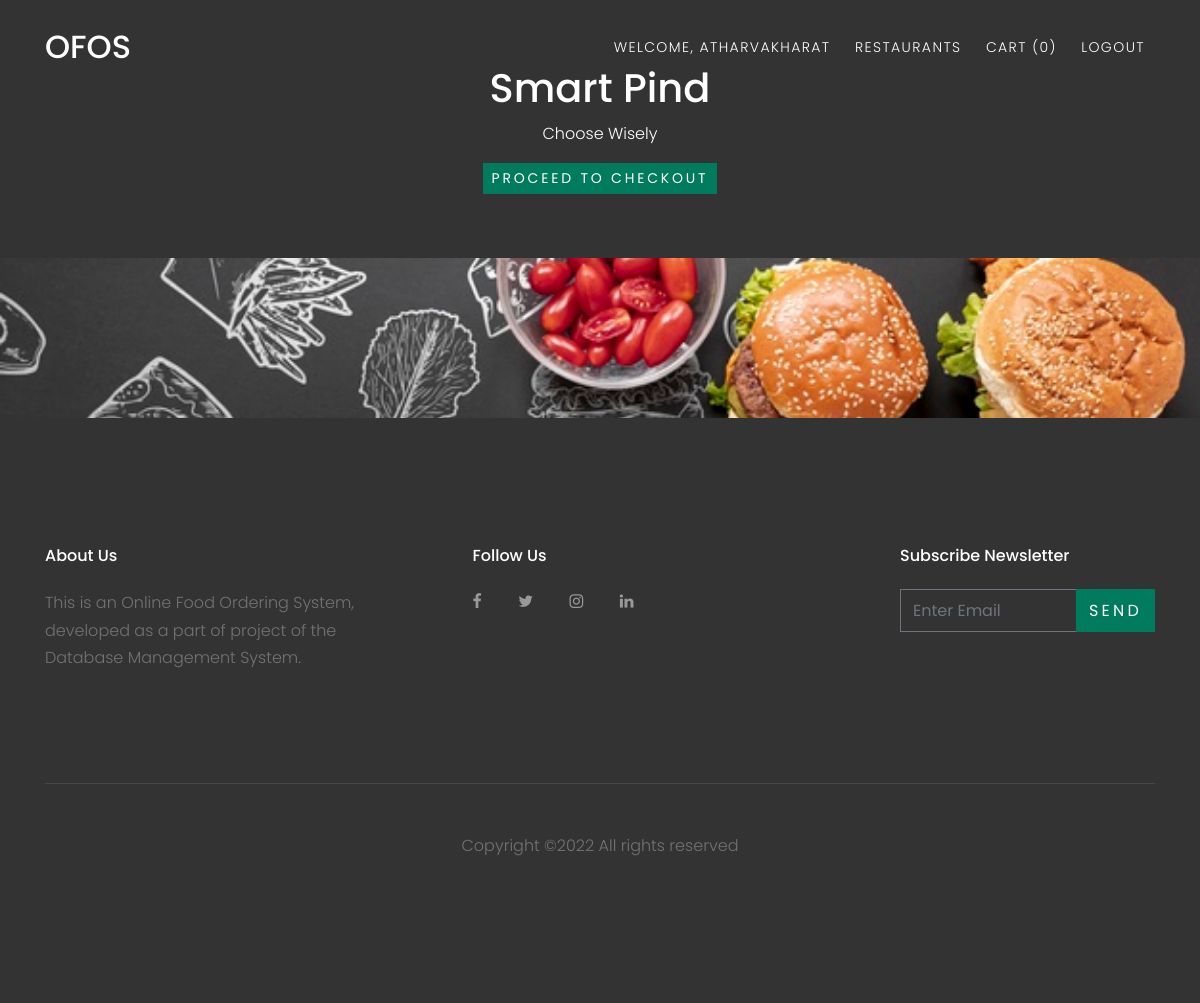
Before: /restaurant.php?rid=2 (signed in) with the older database file.
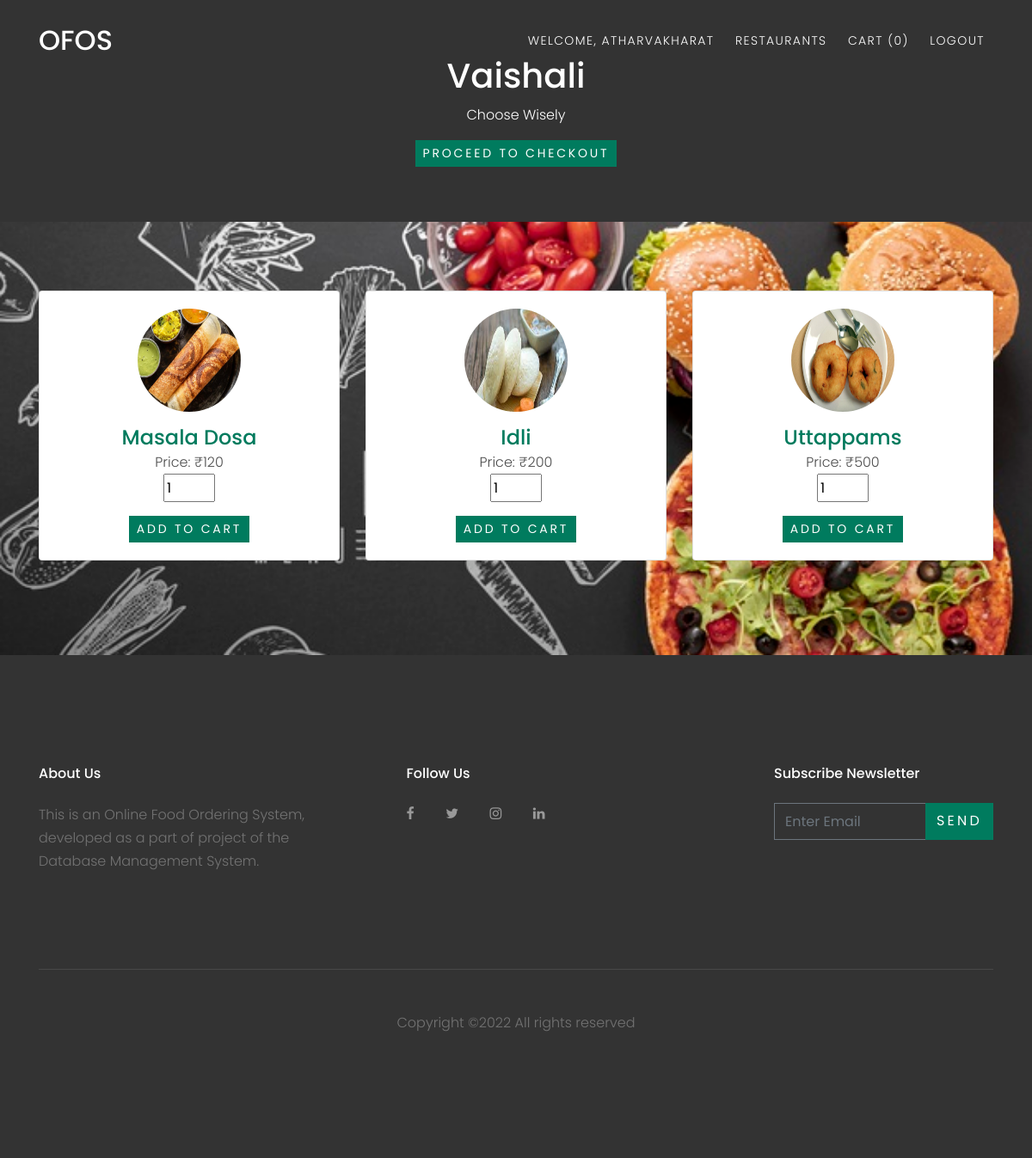
After: the same page with the newer database file.
### tables this page shows
CREATE TABLE `restaurant` (
  `R_ID` int(30) NOT NULL,
  `name` varchar(30) NOT NULL,
  `location` varchar(30) NOT NULL,
  `phone_number` varchar(30) NOT NULL,
  `rating` float(2,1) NOT NULL
);

CREATE TABLE `menu_item` (
  `item_ID` int(30) NOT NULL,
  `name` varchar(30) NOT NULL,
  `price` int(30) NOT NULL,
  `description` varchar(30) NOT NULL,
  `R_ID` int(30) NOT NULL
);

### restaurant.php (the view, shortened to what this page needs)
<?php
  $conn = Connect();
if(isset($_GET["rid"])) {
  $R_ID = $_GET["rid"];
  $sql = "select * from restaurant where R_ID = $R_ID";
  $result = mysqli_query($conn,$sql);
  $rest = mysqli_fetch_assoc($result);
}
?>
<!DOCTYPE html>
<html lang="en">
  <head>
    <link rel="stylesheet" href="fonts/icomoon/style.css">
    <link rel="stylesheet" href="css/bootstrap.min.css">
    <link rel="stylesheet" href="css/magnific-popup.css">
    <link rel="stylesheet" href="css/jquery-ui.css">
    <link rel="stylesheet" href="css/owl.carousel.min.css">
    <link rel="stylesheet" href="css/owl.theme.default.min.css">
    <link rel="stylesheet" href="css/bootstrap-datepicker.css">
    <link rel="stylesheet" href="fonts/flaticon/font/flaticon.css">
    <link rel="stylesheet" href="css/aos.css">
    <link rel="stylesheet" href="css/style.css">
  </head>
  <body data-spy="scroll" data-target=".site-navbar-target" data-offset="200">
    <header class="site-navbar py-3 js-site-navbar site-navbar-target" role="banner" id="site-navbar">
      <div class="container">
        <div class="row align-items-center">
          <div class="col-11 col-xl-2 site-logo">
            <h1 class="mb-0"><a href="index.php" class="text-white h2 mb-0">OFOS</a></h1>
          </div>
          <div class="col-12 col-md-10 d-none d-xl-block">
            <nav class="site-navigation position-relative text-right" role="navigation">
              <ul class="site-menu js-clone-nav mx-auto d-none d-lg-block">
              <li><a href="customer.php" class="nav-link">Welcome, <?php echo $_SESSION["login_customer"]?></a></li>
              <li><a href="restaurant_choose.php"><span class="glyphicon glyphicon-shopping-cart"></span>Restaurants</a></li>
                <li><a href="cart.php?rid=<?php echo $R_ID;?>"><span class="glyphicon glyphicon-shopping-cart"></span> Cart  (<?php
                if(isset($_SESSION["cart"])){
                    $count = count($_SESSION["cart"]);
                    echo "$count";
                } else
                    echo "0";
                ?>) </a></li>
                <li><a href="logout.php" class="nav-link">Logout</a></li>
              </ul>
            </nav>
          </div>
          </div>
        </div>
    </header>
    <div class="jumbotron" style="color: #FFFFFF; margin-bottom: 0rem; background: #333333; border-radius:0rem">
        <div class="container text-center">
            <h1><?php echo $rest["name"]; ?></h1>
            <p>Choose Wisely</p>
            <?php
                echo '<a href="cart.php?rid='.$R_ID.'" class="btn btn-primary btn-sm">Proceed to Checkout</a>'
            ?>
        </div>
    </div>
    <div class="site-section" style="background-image: url(images/food_bg.jpg); background-size: cover" id="section-home">
      <div class="container">
        <div class="row align-items-center justify-content-center text-center" data-aos="fade-up" data-aos-delay="400">
        <?php
                $sql = "select * from menu_item where R_ID=".$R_ID." order by item_ID";
                $result = mysqli_query($conn, $sql);
                if ($result) {
                    while($row = mysqli_fetch_assoc($result)){
            ?>
                <div class="col-xs-12 col-sm-6 col-md-4">
                    <div class="image-flip1">
                        <div class="mainflip">
                            <div class="frontside">
                                <div class="card">
                                    <div class="card-body text-center">
                                        <p><img class=" img-fluid" src="images/menu_items/item_<?php echo $row["item_ID"]; ?>.jpg" alt="card image"></p>
                                        <form method="post" action="restaurant.php?action=add&id=<?php echo $row["item_ID"]; ?>&rid=<?php echo $row["R_ID"]; ?>">
                                        <h4 class="card-title" style="margin-bottom:0px"><?php echo $row["name"]; ?></h4>
                                        <p class="card-text" style="color: rgb(77,77,77); margin-bottom:0px">Price: &#8377;<?php echo $row["price"]; ?></p>
                                        <p class="card-text" style="color: rgb(77,77,77)"><input type="number" min="1" max="25" name="quantity" value="1" style="width: 60px"></p>
                                        <button type="submit" name="add" class="btn btn-primary btn-sm">Add to Cart</button>
                                        </form>
                                    </div>
                                </div>
                            </div>
                        </div>
                    </div>
                </div>
            <?php
                    }
                }
            ?>
        </div>
      </div>
    </div>
    <footer class="site-footer">
      <div class="container">
        <div class="row">
          <div class="col-md-9">
            <div class="row">
              <div class="col-md-5 mr-auto">
                <h2 class="footer-heading mb-4">About Us</h2>
                <p>This is an Online Food Ordering System, developed as a part of project of the Database Management System.</p>
              </div>
              <div class="col-md-6">
                <h2 class="footer-heading mb-4">Follow Us</h2>
                <a href="#" class="pl-0 pr-3"><span class="icon-facebook"></span></a>
                <a href="#" class="pl-3 pr-3"><span class="icon-twitter"></span></a>
                <a href="#" class="pl-3 pr-3"><span class="icon-instagram"></span></a>
                <a href="#" class="pl-3 pr-3"><span class="icon-linkedin"></span></a>
              </div>
            </div>
          </div>
          <div class="col-md-3">
            <h2 class="footer-heading mb-4">Subscribe Newsletter</h2>
            <form action="#" method="post">
              <div class="input-group mb-3">
                <input type="text" class="form-control border-secondary text-white bg-transparent" placeholder="Enter Email" aria-label="Enter Email" aria-describedby="button-addon2">
                <div class="input-group-append">
                  <button class="btn btn-primary text-white" type="button" id="button-addon2">Send</button>
                </div>
              </div>
            </form>
          </div>
        </div>
        <div class="row pt-5 mt-5 text-center">
          <div class="col-md-12">
            <div class="border-top pt-5">
              <p>
            Copyright &copy;<script>document.write(new Date().getFullYear());</script> All rights reserved
            </p>
            </div>
          </div>
        </div>
      </div>
    </footer>
  </body>
</html>

### css/style.css (style rules this page uses)
body { line-height: 1.7; color: #4d4d4d; font-weight: 300; font-size: 1rem; }
a { -webkit-transition: .3s all ease; -o-transition: .3s all ease; transition: .3s all ease; }
h1, h2, h3, h4, h5, .h1, .h2, .h3, .h4, .h5 { font-family: "Poppins", -apple-system, BlinkMacSystemFont, "Segoe UI", Roboto, "Helvetica Neue", Arial, sans-serif, "Apple Color Emoji", "Segoe UI Emoji", "Segoe UI Symbol", "Noto Color Emoji"; }
.btn { text-transform: uppercase; letter-spacing: .2em; border-radius: 0; }
.form-control { height: 43px; border-radius: 0; }
.site-section { padding: 2.5em 0; }
@media (min-width: 768px) { .site-section { padding: 5em 0; } }
.border-top { border-top: 1px solid #edf0f5 !important; }
.site-footer { padding: 4em 0; background: #333333; }
@media (min-width: 768px) { .site-footer { padding: 8em 0; } }
.site-footer .border-top { border-top: 1px solid rgba(255, 255, 255, 0.1) !important; }
.site-footer p { color: #737373; }
.site-footer h2, .site-footer h3, .site-footer h4, .site-footer h5 { color: #fff; }
.site-footer a { color: #999999; }
.site-footer .footer-heading { font-size: 16px; color: #fff; }
.site-navbar { margin-bottom: 0px; z-index: 1999; position: absolute; width: 100%; }
.site-navbar .site-logo { position: relative; top: -4px; }
.site-navbar .site-logo a { color: #fff; }
.site-navbar .site-navigation .site-menu { margin-bottom: 0; }
.site-navbar .site-navigation .site-menu a { text-decoration: none !important; display: inline-block; text-transform: uppercase; letter-spacing: .1em; font-size: 14px; }
.site-navbar .site-navigation .site-menu > li { display: inline-block; padding: 10px 10px; }
.site-navbar .site-navigation .site-menu > li > a { padding: 10px 0px; color: #fff; text-decoration: none !important; }
.site-mobile-menu .site-nav-wrap { padding: 0; margin: 0; list-style: none; position: relative; }
.site-mobile-menu .site-nav-wrap a { padding: 10px 20px; display: block; position: relative; color: #212529; }
.site-mobile-menu .site-nav-wrap li { position: relative; display: block; }
.site-mobile-menu .site-nav-wrap > li { display: block; position: relative; float: left; width: 100%; }
.site-mobile-menu .site-nav-wrap > li > a { padding-left: 20px; font-size: 20px; }

### restaurant.php (style rules this page uses)
.btn-primary { color: #fff; background-color: #007b5e; border-color: #007b5e; }
.mainflip { -webkit-transition: 1s; -webkit-transform-style: preserve-3d; -ms-transition: 1s; -moz-transition: 1s; -moz-transform: perspective(1000px); -moz-transform-style: preserve-3d; -ms-transform-style: preserve-3d; transition: 1s; transform-style: preserve-3d; position: relative; }
.frontside { position: relative; -webkit-transform: rotateY(0deg); -ms-transform: rotateY(0deg); z-index: 2; margin-bottom: 30px; }
.frontside, .backside { -webkit-backface-visibility: hidden; -moz-backface-visibility: hidden; -ms-backface-visibility: hidden; backface-visibility: hidden; -webkit-transition: 1s; -webkit-transform-style: preserve-3d; -moz-transition: 1s; -moz-transform-style: preserve-3d; -o-transition: 1s; -o-transform-style: preserve-3d; -ms-transition: 1s; -ms-transform-style: preserve-3d; transition: 1s; transform-style: preserve-3d; }
.frontside .card, .backside .card { min-height: 312px; }
.frontside .card .card-title, .backside .card .card-title { color: #007b5e !important; }
.frontside .card .card-body img { width: 120px; height: 120px; border-radius: 50%; }

Changed rows visible on the page:
changed restaurant: name "Smart Pind" → "Vaishali"
added menu_item: shows a picture, name "Masala Dosa", price "120"
added menu_item: shows a picture, name "Idli", price "200"
added menu_item: shows a picture, name "Uttappams", price "500"
